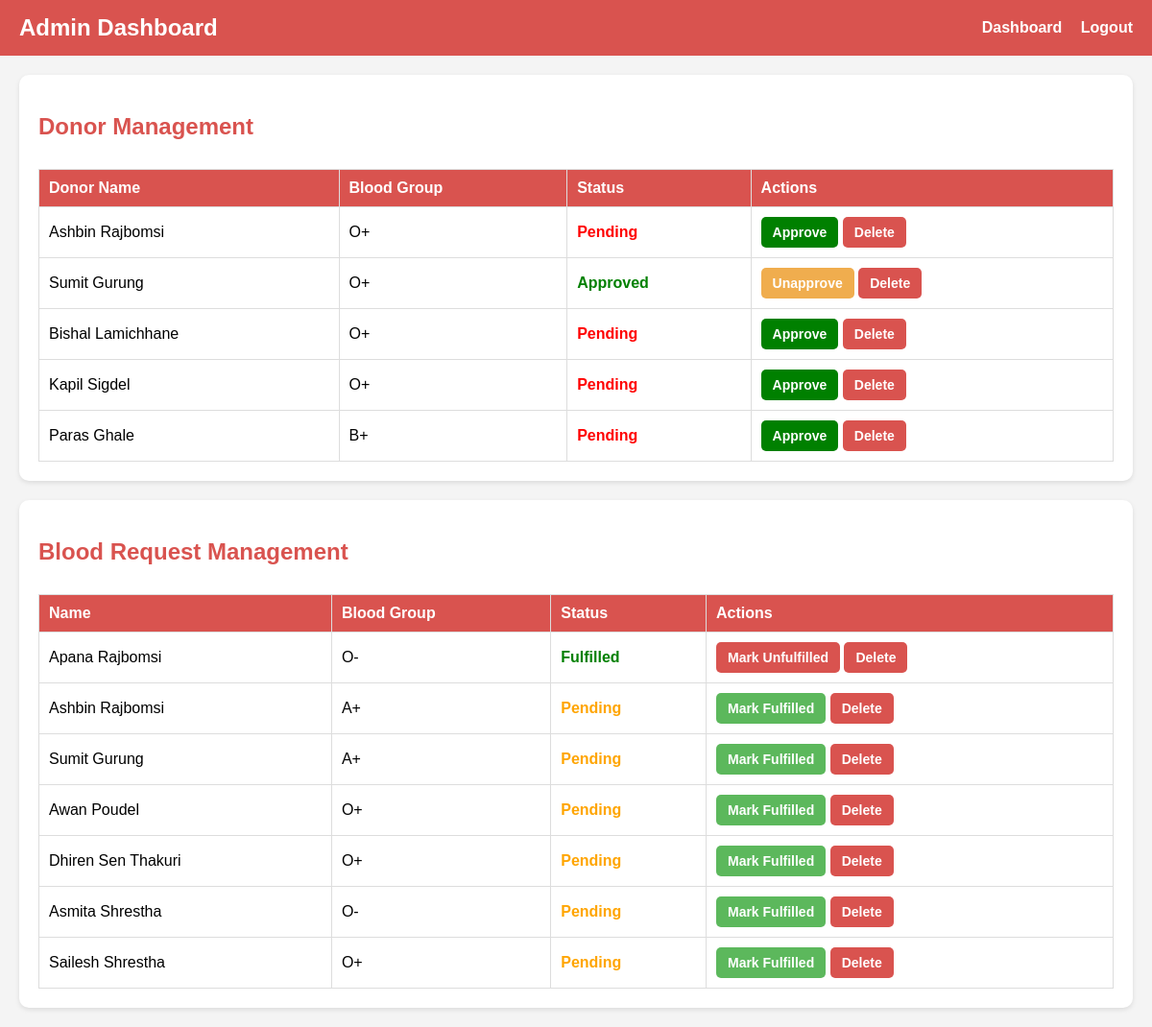
Page /custom_admin/dashboard/ (signed in) on the committed database.
### home/models.py (models this page shows, shortened)
class Donor(models.Model):
    donor = models.OneToOneField(User, on_delete=models.CASCADE, blank=True, null=True)
    date_of_birth = models.DateField(max_length=100)
    phone = models.CharField(max_length=10)
    city = models.CharField(max_length=100)
    state = models.CharField(max_length=100)
    address = models.TextField(max_length=500, default="")
    blood_group = models.ForeignKey(BloodGroup, on_delete=models.CASCADE)
    gender = models.CharField(max_length=10)
    image = models.ImageField(upload_to="")
    report = models.FileField(upload_to="")
    ready_to_donate = models.BooleanField(default=True)
    is_approved = models.BooleanField(default=False)

class BloodGroup(models.Model):
    name = models.CharField(max_length=5)
    def __str__(self):
        return self.name

class RequestBlood(models.Model):
    name = models.CharField(max_length=100)
    phone = models.CharField(max_length=20)
    state = models.CharField(max_length=200, blank=True)
    city = models.CharField(max_length=300, blank=True)
    address = models.CharField(max_length=500, blank=True)
    blood_group = models.ForeignKey(BloodGroup, on_delete=models.CASCADE)
    date = models.DateField(max_length=100, blank=True)
    is_fulfilled = models.BooleanField(default=False)
    is_approved = models.BooleanField(default=False)

### home/views.py (the view)
# urls.py: path('custom_admin/dashboard/', views.admin_dashboard, name='admin_dashboard'),
@login_required(login_url='/login')
@user_passes_test(is_admin)
def admin_dashboard(request):
    total_donors = Donor.objects.count()
    total_requests = RequestBlood.objects.count()
    unfulfilled_requests = RequestBlood.objects.filter(is_fulfilled=False).count()
    fulfilled_requests = RequestBlood.objects.filter(is_fulfilled=True).count()
    donor_search_query = request.GET.get('donor_search', '')
    if donor_search_query:
        donors = Donor.objects.filter(donor__username__icontains=donor_search_query)
    else:
        donors = Donor.objects.all()
    request_search_query = request.GET.get('request_search', '')
    if request_search_query:
        filtered_requests = RequestBlood.objects.filter(name__icontains=request_search_query)
    else:
        filtered_requests = RequestBlood.objects.all()
    context = {
        'total_donors': total_donors,
        'total_requests': total_requests,
        'unfulfilled_requests': unfulfilled_requests,
        'fulfilled_requests': fulfilled_requests,
        'donors': donors,
        'requests': filtered_requests,
    }
    return render(request, 'admin_panel/dashboard.html', context)

### home/views.py (called while the page is built)
def is_admin(user):
    return user.is_staff  # Check if user has admin (staff) privileges

### home/templates/admin_panel/dashboard.html (shortened to what this page needs)
<!DOCTYPE html>
{% load static %}
<html lang="en">
<head>
    <link rel="stylesheet" href="{% static 'css/admin.css' %}">
</head>
<body>
    <header>
        <h1>Admin Dashboard</h1>
        <nav>
            <a href="{% url 'admin_dashboard' %}">Dashboard</a>
            <a href="{% url 'logout' %}" onclick="confirmAction(event, 'Are you sure you want to log out?')">Logout</a>
        </nav>
    </header>
    <main>
<section class="section-container">
    <h2>Donor Management</h2>
    <div class="table-container">
        <table>
            <thead>
                <tr>
                    <th>Donor Name</th>
                    <th>Blood Group</th>
                    <th>Status</th>
                    <th>Actions</th>
                </tr>
            </thead>
            <tbody>
                {% for donor in donors %}
                    <tr>
                        <td>{{ donor.donor.first_name }} {{ donor.donor.last_name }}</td>
                        <td>{{ donor.blood_group }}</td>
                        <td class="{% if donor.is_approved %}approved{% else %}pending{% endif %}">
                            {% if donor.is_approved %}
                                Approved
                            {% else %}
                                Pending
                            {% endif %}
                        </td>
                        <td>
                            {% if not donor.is_approved %}
                                <a href="{% url 'approve_donor' donor.id %}" class="btn btn-approve" onclick="confirmAction(event, 'Approve this donor?')">Approve</a>
                            {% else %}
                                <a href="{% url 'unapprove_donor' donor.id %}" class="btn btn-unapprove" onclick="confirmAction(event, 'Unapprove this donor?')">Unapprove</a>
                            {% endif %}
                            <a href="{% url 'delete_donor' donor.id %}" class="btn btn-delete" onclick="confirmAction(event, 'Delete this donor?')">Delete</a>
                        </td>
                    </tr>
                {% empty %}
                    <tr>
                        <td colspan="4">No donors found.</td>
                    </tr>
                {% endfor %}
            </tbody>
        </table>
    </div>
</section>
        <section class="section-container">
            <h2>Blood Request Management</h2>
            <div class="table-container">
                <table>
                    <thead>
                        <tr>
                            <th>Name</th>
                            <th>Blood Group</th>
                            <th>Status</th>
                            <th>Actions</th>
                        </tr>
                    </thead>
                    <tbody>
                        {% for req in requests %}
                            <tr>
                                <td>{{ req.name }}</td>
                                <td>{{ req.blood_group }}</td>
                                <td class="{% if req.is_fulfilled %}status-fulfilled{% else %}status-pending{% endif %}">
                                    {% if req.is_fulfilled %}
                                        Fulfilled
                                    {% else %}
                                        Pending
                                    {% endif %}
                                </td>
                                <td>
                                    {% if not req.is_fulfilled %}
                                        <a href="{% url 'fulfill_request' req.id %}" class="btn btn-fulfill" onclick="confirmAction(event, 'Are you sure you want to mark this request as fulfilled?')">Mark Fulfilled</a>
                                    {% else %}
                                        <a href="{% url 'fulfill_request' req.id %}" class="btn btn-unfulfill" onclick="confirmAction(event, 'Are you sure you want to mark this request as unfulfilled?')">Mark Unfulfilled</a>
                                    {% endif %}
                                    <a href="{% url 'delete_request' req.id %}" class="btn btn-delete" onclick="confirmAction(event, 'Are you sure you want to delete this request? This action cannot be undone.')">Delete</a>
                                </td>
                            </tr>
                        {% empty %}
                            <tr>
                                <td colspan="4">No requests found.</td>
                            </tr>
                        {% endfor %}
                    </tbody>
                </table>
            </div>
        </section>
    </main>
</body>
</html>

### home/static/css/admin.css (style rules this page uses)
body { font-family: Arial, sans-serif; margin: 0; padding: 0; background-color: #f4f4f4; }
header { background-color: #d9534f; color: white; padding: 15px 20px; display: flex; justify-content: space-between; align-items: center; }
header h1 { margin: 0; font-size: 24px; }
nav a { color: white; text-decoration: none; margin-left: 15px; font-weight: bold; }
.section-container { background: white; padding: 20px; margin: 20px; border-radius: 10px; box-shadow: 0px 2px 5px rgba(0, 0, 0, 0.1); }
h2 { color: #d9534f; }
.table-container { overflow-x: auto; }
table { width: 100%; border-collapse: collapse; margin-top: 10px; }
th, td { border: 1px solid #ddd; padding: 10px; text-align: left; }
th { background-color: #d9534f; color: white; }
.status-fulfilled { color: green; font-weight: bold; }
.status-pending { color: orange; font-weight: bold; }
.approved { color: green; font-weight: bold; }
.pending { color: red; font-weight: bold; }
.btn { padding: 8px 12px; border-radius: 5px; text-decoration: none; font-size: 14px; font-weight: bold; display: inline-block; text-align: center; }
.btn-approve { background-color: green; color: white; }
.btn-unapprove { background-color: #f0ad4e; color: white; }
.btn-fulfill { background-color: #5cb85c; color: white; }
.btn-unfulfill { background-color: #d9534f; color: white; }
.btn-delete { background-color: #d9534f; color: white; }

### rows in the picture
Donor: donor.first_name "Ashbin", donor.last_name "Rajbomsi", blood_group "O+", is_approved "Pending"
Donor: donor.first_name "Sumit", donor.last_name "Gurung", blood_group "O+", is_approved "Approved"
Donor: donor.first_name "Bishal", donor.last_name "Lamichhane", blood_group "O+", is_approved "Pending"
Donor: donor.first_name "Kapil", donor.last_name "Sigdel", blood_group "O+", is_approved "Pending"
Donor: donor.first_name "Paras", donor.last_name "Ghale", blood_group "B+", is_approved "Pending"
RequestBlood: name "Apana Rajbomsi", blood_group "O-", is_fulfilled "Fulfilled"
RequestBlood: name "Ashbin Rajbomsi", blood_group "A+", is_fulfilled "Pending"
RequestBlood: name "Sumit Gurung", blood_group "A+", is_fulfilled "Pending"
RequestBlood: name "Awan Poudel", blood_group "O+", is_fulfilled "Pending"
RequestBlood: name "Dhiren Sen Thakuri", blood_group "O+", is_fulfilled "Pending"
RequestBlood: name "Asmita Shrestha", blood_group "O-", is_fulfilled "Pending"
RequestBlood: name "Sailesh Shrestha", blood_group "O+", is_fulfilled "Pending"
